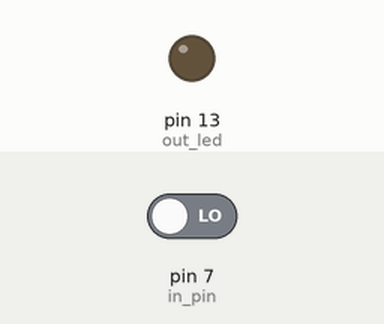
A sketch run on a simulated Arduino Uno, built with avr-gcc and run on an emulated ATmega328P. On the bench: output pins drawn as LEDs (lit = HIGH). Inputs (shaded band) come from the test bench; at power-on: pin 7 (in_pin) LOW.

Above: at 1.2 s.
1.3 s: pin 7 (in_pin) driven HIGH
At 2.4 s:
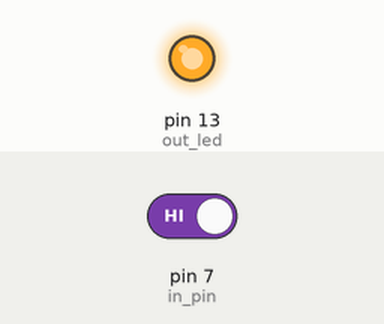
2.8 s: pin 7 (in_pin) driven LOW
At 3.6 s:
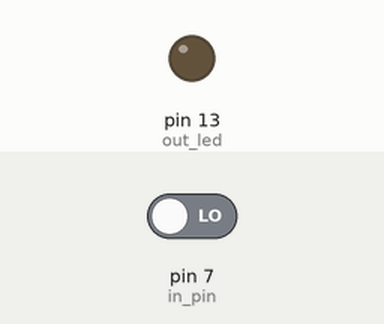
Timing chart, 0 to 5.8 s (numbered marks = the images above; inputs shaded):
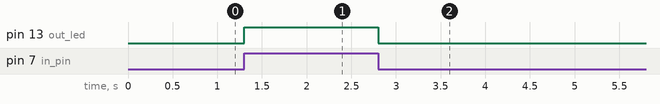

The sketch:

read_variable.ino
```cpp
/* read_variable.ino
 * Arduino program to light the system LED when
 *  pin 7 reads an input.
 * Used to determine the minimum voltage that
 *  the arduino will consider high.
 */

// Input is pin 7, output is the builtin LED (13)
#define in_pin 7
#define out_led 13

void setup() {
    pinMode(in_pin, INPUT);
    pinMode(out_led, OUTPUT);
}

void loop() {
    digitalWrite(out_led, digitalRead(in_pin));
}
```

Measured:
- after the input at 1.3 s, pin 13 (out_led): LOW → HIGH at once
- after the input at 2.8 s, pin 13 (out_led): HIGH → LOW at once
